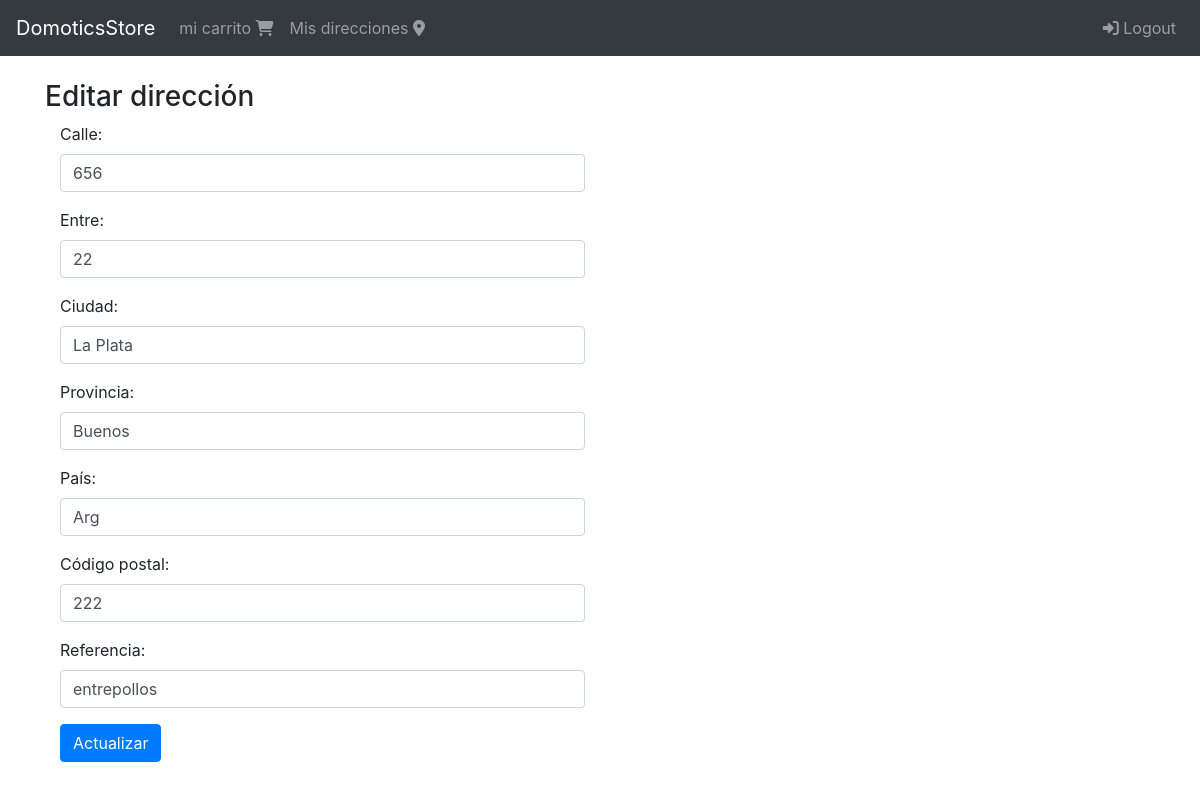
/direcciones/editar/5 (signed in), run on the app's committed database.
### shipping_address/models.py (models this page shows, shortened)
class ShippingAddress(models.Model):
    user = models.ForeignKey(User, null=False, blank=False, on_delete=models.CASCADE)
    calle1 = models.CharField(max_length=200)
    calle2 = models.CharField(max_length=200, blank=True)
    ciudad = models.CharField(max_length=100)
    provincia = models.CharField(max_length=100)
    pais = models.CharField(max_length=50)
    referencia = models.CharField(max_length=300)
    codigo_postal = models.CharField(max_length=10, null=False, blank=False)
    default = models.BooleanField(default=False)
    created_at = models.DateTimeField(auto_now_add=True)

### shipping_address/views.py (the view, shortened to what this page needs)
# urls.py: path('editar/<int:pk>', views.ShippingAddressUpdateView.as_view(), name='update'),
class ShippingAddressUpdateView(LoginRequiredMixin, SuccessMessageMixin, UpdateView):
    login_url = 'login'
    model = ShippingAddress
    form_class = ShippingAddressForm
    template_name = 'shipping_addresses/update.html'
    success_message = 'Dirección Actualizada con éxito'
    def dispatch(self,request, *args, **kwargs):
        if request.user.id != self.get_object().user_id:
            return redirect('carts:cart')
        return super(ShippingAddressUpdateView, self).dispatch(request, *args, **kwargs)

### shipping_address/templates/shipping_addresses/update.html
{% extends 'base.html' %}
{% block content %}
<div class="col">
    <div class="h3">
        Editar dirección
    </div>
    <div class="">
        {% include 'shipping_addresses/snippets/form.html' with message='Actualizar'%}
    </div>
</div>
{% endblock content %}

### shipping_address/templates/shipping_addresses/snippets/form.html (shortened to what this page needs)
<div class="mb-5">
<form class="col-6" method="POST">
    {% for field in form %}
        <div class="form-group">
            {{ field.label_tag }}
            {{field}}
        </div>
    {% endfor %}
    <button type="submit" class="btn btn-primary">{{ message }}</button>
</form>
</div>

### data on the page
ShippingAddress: form "656" "22" "La Plata" "Buenos" "Arg" "222" "entrepollos"

### other printed values
{{ field.label_tag }} "Calle:" "Entre:" "Ciudad:" "Provincia:" "País:" "Código postal:" "Referencia:"
{{ message }} "Actualizar"
